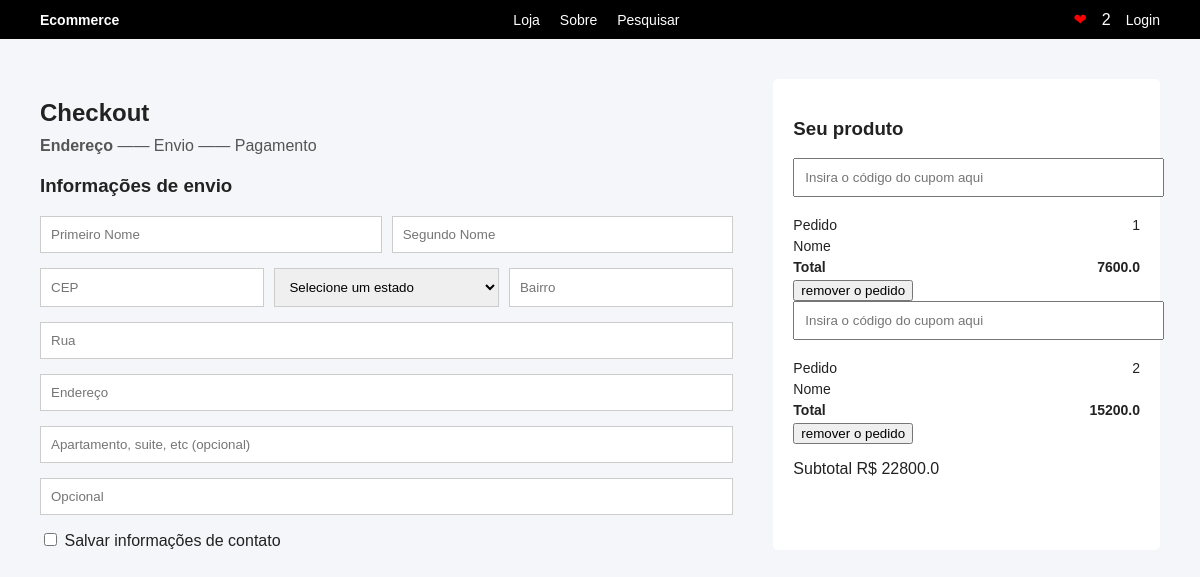
The app's page /meus-pedidos (signed in), older data.
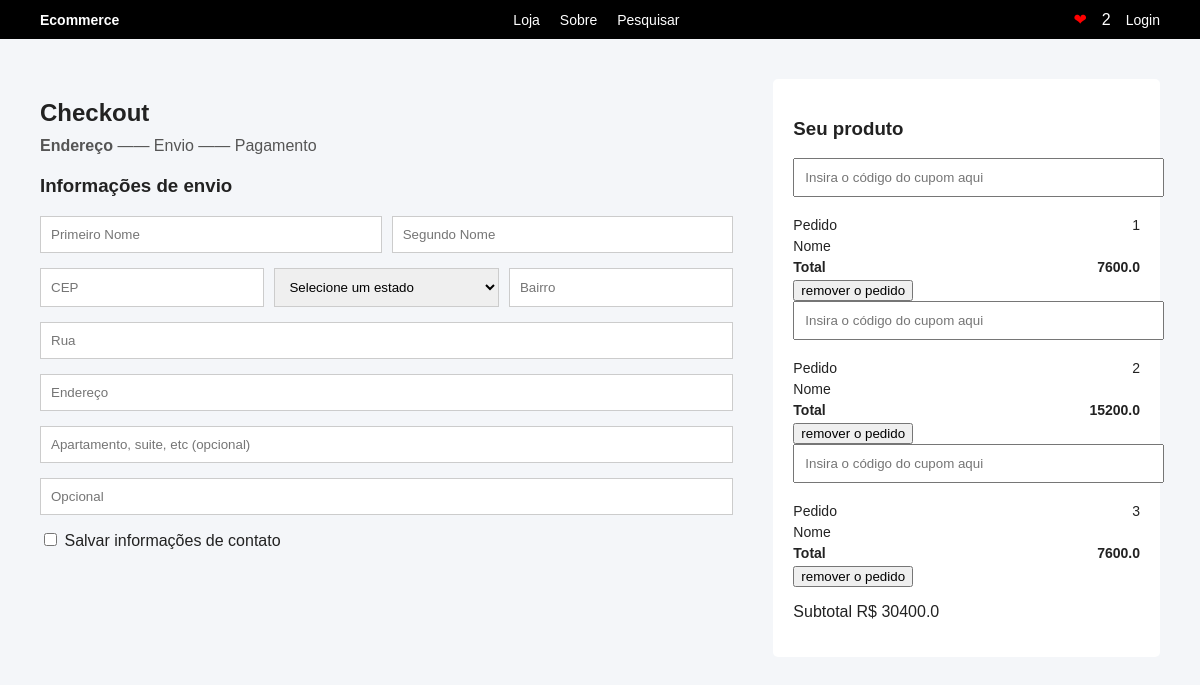
The same page, newer data.
### models.py (models this page shows)
class Pedido(Base):
    __tablename__ = "pedidos"
    id = Column("id", Integer, primary_key=True, index=True)
    id_usuario = Column("id_usuario", Integer, ForeignKey("usuarios.id")) # id do usuário que está fazendo o pedido
    total = Column("total", Float, default=0.0) # total de pedidos
    usuario = relationship("Usuario", back_populates="pedidos")
    itens = relationship("ItemPedido", back_populates="pedido")

### controllers.py (the view)
@router.get("/meus-pedidos",response_class=HTMLResponse)
def meus_pedidos(request:Request,db:Session=Depends(get_db)):
    token = request.cookies.get("token")
    if not token:
        return RedirectResponse(url="/login", status_code=303)
    payload = verificar_token(token)
    if not payload:
        return RedirectResponse(url="/login", status_code=303)
    email_usuario = payload.get("sub")
    usuario=db.query(Usuario).filter_by(email=email_usuario).first()
    pedidos = db.query(Pedido).filter_by(id_usuario=usuario.id).all()
    total_geral = sum(p.total for p in pedidos)
    return templates.TemplateResponse("checkout.html",
                                      {"request":request, "pedidos":pedidos, "total_geral":total_geral})

### View/templates/checkout.html (shortened to what this page needs)
<!DOCTYPE html>
<html lang="pt-BR">
  <head>
    <link rel="stylesheet" href="style_checkout.css" />
    <link
      rel="stylesheet"
      href="{{url_for('static', path='Pasta_css/style_checkout.css') }}"
    />
  </head>
  <body>
    <header class="navbar">
      <div class="logo">Ecommerce</div>
      <nav class="menu">
        <a href="/produtos">Loja</a>
        <a href="#">Sobre</a>
        <a href="#">Pesquisar</a>
      </nav>
      <div class="icons">
        <span class="heart">❤</span>
        <span class="cart">2</span>
        <a href="#">Login</a>
      </div>
    </header>
    <main class="checkout">
      <section class="form-section">
        <h1>Checkout</h1>
        <div class="steps">
          <strong>Endereço</strong> <span>——</span> Envio
          <span>——</span> Pagamento
        </div>
        <h3>Informações de envio</h3>
        <form>
          <div class="row">
            <input type="text" placeholder="Primeiro Nome" />
            <input type="text" placeholder="Segundo Nome" />
          </div>
          <div class="row">
            <input type="text" name="cep" placeholder="CEP" />
            <select name="estado">
              <option value="">Selecione um estado</option>
            </select>
            <input type="text" name="bairro" placeholder="Bairro" />
          </div>
          <input type="text" name="logradouro" placeholder="Rua" />
          <input type="text" name="endereco" placeholder="Endereço" />
          <input type="text" placeholder="Apartamento, suite, etc (opcional)" />
          <input type="text" placeholder="Opcional" />
          <label>
            <input type="checkbox" /> Salvar informações de contato
          </label>
        </form>
      </section>
      {% if pedidos %}
      <aside class="cart-section">
        <h3>Seu produto</h3>
        {% for i in pedidos %}
        <input type="text" placeholder="Insira o código do cupom aqui" />
        <div class="summary">
          <p>Pedido <span>{{i.id}}</span></p>
          <p>Nome </p>
          <p>
            <strong>Total</strong>
            <span><strong>{{ i.total }}</strong></span>
          </p>
          <form action="/carrinho/remover/{{i.id}}" method="post">
            <button type="submit">remover o pedido</button>
          </form>
        </div>
        {% endfor %}
        <p>Subtotal <span>R$ {{ total_geral }}</span></p>
      </aside>
      {% endif %}
    </main>
  </body>
</html>

### static/Pasta_css/style_checkout.css (style rules this page uses)
body { font-family: Arial, sans-serif; margin: 0; background: #f4f6f9; color: #222; }
.navbar { display: flex; justify-content: space-between; align-items: center; background: black; color: white; padding: 10px 40px; }
.logo { font-weight: bold; font-size: 14px; }
.menu { display: flex; gap: 20px; }
.menu a { color: white; text-decoration: none; font-size: 14px; }
.icons { display: flex; align-items: center; gap: 15px; }
.icons .heart { color: red; }
.icons a { color: white; text-decoration: none; font-size: 14px; }
.checkout { display: flex; justify-content: space-between; padding: 40px; gap: 40px; }
.form-section { flex: 2; }
.form-section h1 { margin-bottom: 10px; }
.steps { margin-bottom: 20px; color: #555; }
.form-section form { display: flex; flex-direction: column; gap: 15px; }
.row { display: flex; gap: 10px; }
form input, form select { padding: 10px; border: 1px solid #ccc; flex: 1; }
.cart-section { flex: 1; background: white; padding: 20px; border-radius: 5px; }
.cart-section input { width: 100%; padding: 10px; margin-bottom: 15px; }
.summary { font-size: 14px; }
.summary p { display: flex; justify-content: space-between; margin: 5px 0; }

Row changes from the older to the newer data that the page shows:
added Pedido: id "3", total "7600.0"
Text that changed along with them:
{{ total_geral }}: "22800.0" → "30400.0"
